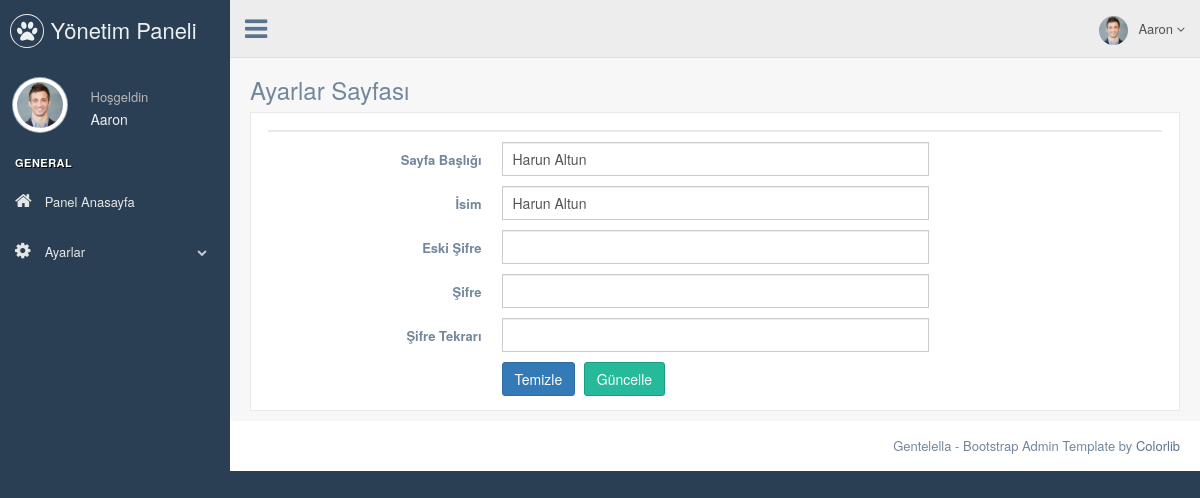
The page /pp/nedmin/settings.php (signed in) on the database its author committed.
### tables this page shows
CREATE TABLE `user` (
  `user_id` int(11) NOT NULL,
  `user_name` varchar(50) NOT NULL,
  `email` varchar(50) NOT NULL,
  `password` varchar(50) NOT NULL
);

CREATE TABLE `site_settings` (
  `settings_id` int(11) NOT NULL,
  `site_title` varchar(50) NOT NULL,
  `namee` varchar(50) NOT NULL
);

### pp/nedmin/settings.php (the view, shortened to what this page needs)
<?php
include "header.php";
$check_settings = $db->prepare("SELECT * FROM site_settings");
$check_settings->execute();
$control_settings = $check_settings->rowCount();
$fetch_settings = $db->prepare("SELECT * FROM site_settings WHERE settings_id=1");
$fetch_settings->execute();
$fetch = $fetch_settings->fetch(PDO::FETCH_ASSOC);
?>
<div class="right_col" role="main">
  <div class="">
    <div class="page-title">
      <div class="title_left">
        <h3>Ayarlar Sayfası</h3>
      </div>
    </div>
    <div class="clearfix"></div>
    <div class="row">
      <div class="col-md-12 col-sm-12 col-xs-12">
        <div class="x_panel">
          <div class="x_title">
          </div>
          <form class="form-horizontal form-label-left" action="process.php" method="POST">
            <div class="item form-group">
              <label class="control-label col-md-3 col-sm-3 col-xs-12">Sayfa Başlığı
              </label>
              <div class="col-md-6 col-sm-6 col-xs-12">
                <input type="text" name="site_title" value="<?php echo $fetch['site_title'] ?>" required="required" class="form-control col-md-7 col-xs-12">
              </div>
            </div>
            <div class="item form-group">
              <label class="control-label col-md-3 col-sm-3 col-xs-12">İsim
              </label>
              <div class="col-md-6 col-sm-6 col-xs-12">
                <input type="text" name="namee" value="<?php echo $fetch['namee'] ?>" required="required" class="form-control col-md-7 col-xs-12">
              </div>
            </div>
            <div class="item form-group">
              <label class="control-label col-md-3 col-sm-3 col-xs-12">Eski Şifre
              </label>
              <div class="col-md-6 col-sm-6 col-xs-12">
                <input type="password" name="password" required="required" class="form-control col-md-7 col-xs-12">
              </div>
            </div>
            <div class="item form-group">
              <label class="control-label col-md-3 col-sm-3 col-xs-12">Şifre
              </label>
              <div class="col-md-6 col-sm-6 col-xs-12">
                <input type="password" name="newpassword" required="required" class="form-control col-md-7 col-xs-12">
              </div>
            </div>
            <div class="item form-group">
              <label class="control-label col-md-3 col-sm-3 col-xs-12">Şifre Tekrarı
              </label>
              <div class="col-md-6 col-sm-6 col-xs-12">
                <input type="password" name="newpassword2" required="required" class="form-control col-md-7 col-xs-12">
              </div>
            </div>
            <div class="form-group">
              <div class="col-md-6 col-md-offset-3">
                <button type="submit" class="btn btn-primary">Temizle</button>
                <?php if ($control_settings == 1) { ?>
                  <button type="submit" class="btn btn-success" name="update_settings">Güncelle</button>
                <?php } else { ?>
                  <button type="submit" class="btn btn-warning" name="insert_settings">Ekle</button>
                <?php } ?>
              </div>
            </div>
        </div>
      </div>
    </div>
  </div>
</div>
</div>
</div>
<?php
include "footer.php";
?>

### pp/nedmin/header.php (shortened to what this page needs)
<?php
include 'connect.php';
$user_name = $_SESSION['user_name'];
$query = $db->prepare("SELECT * FROM user WHERE user_name='$user_name'");
$query->execute();
$fetch = $query->fetch();
?>
<!DOCTYPE html>
<html lang="en">
  <head>
    <link href="./vendors/bootstrap/dist/css/bootstrap.min.css" rel="stylesheet">
    <link href="./vendors/font-awesome/css/font-awesome.min.css" rel="stylesheet">
    <link href="./vendors/nprogress/nprogress.css" rel="stylesheet">
    <link href="./vendors/iCheck/skins/flat/green.css" rel="stylesheet">
    <link href="./vendors/bootstrap-progressbar/css/bootstrap-progressbar-3.3.4.min.css" rel="stylesheet">
    <link href="./vendors/jqvmap/dist/jqvmap.min.css" rel="stylesheet"/>
    <link href="./vendors/bootstrap-daterangepicker/daterangepicker.css" rel="stylesheet">
    <link href="./build/css/custom.min.css" rel="stylesheet">
  </head>
  <body class="nav-md">
    <div class="container body">
      <div class="main_container">
        <div class="col-md-3 left_col">
          <div class="left_col scroll-view">
            <div class="navbar nav_title" style="border: 0;">
              <a href="index.html" class="site_title"><i class="fa fa-paw"></i> <span>Yönetim Paneli</span></a>
            </div>
            <div class="profile clearfix">
              <div class="profile_pic">
                <img src="images/img.jpg" alt="..." class="img-circle profile_img">
              </div>
              <div class="profile_info">
                <span>Hoşgeldin</span>
                <h2><?php echo $fetch['user_name']; ?></h2>
              </div>
            </div>
            <br />
            <div id="sidebar-menu" class="main_menu_side hidden-print main_menu">
              <div class="menu_section">
                <h3>General</h3>
                <ul class="nav side-menu">
                  <li><a href="index.php" ><i class="fa fa-home"></i> Panel Anasayfa</a>
                  </li>
                  <li><a><i class="fa fa-cog"></i> Ayarlar <span class="fa fa-chevron-down"></span></a>
                  </li>
                </ul>
              </div>
            </div>
          </div>
        </div>
        <div class="top_nav">
          <div class="nav_menu">
            <nav>
              <div class="nav toggle">
                <a id="menu_toggle"><i class="fa fa-bars"></i></a>
              </div>
              <ul class="nav navbar-nav navbar-right">
                <li class="">
                  <a href="javascript:;" class="user-profile dropdown-toggle" data-toggle="dropdown" aria-expanded="false">
                    <img src="images/img.jpg" alt=""><?php echo $fetch['user_name']; ?>
                    <span class=" fa fa-angle-down"></span>
                  </a>
                </li>
              </ul>
            </nav>
          </div>
        </div>

### rows shown on the page
user: user_name "Aaron"
site_settings: site_title "Harun Altun", namee "Harun Altun"
